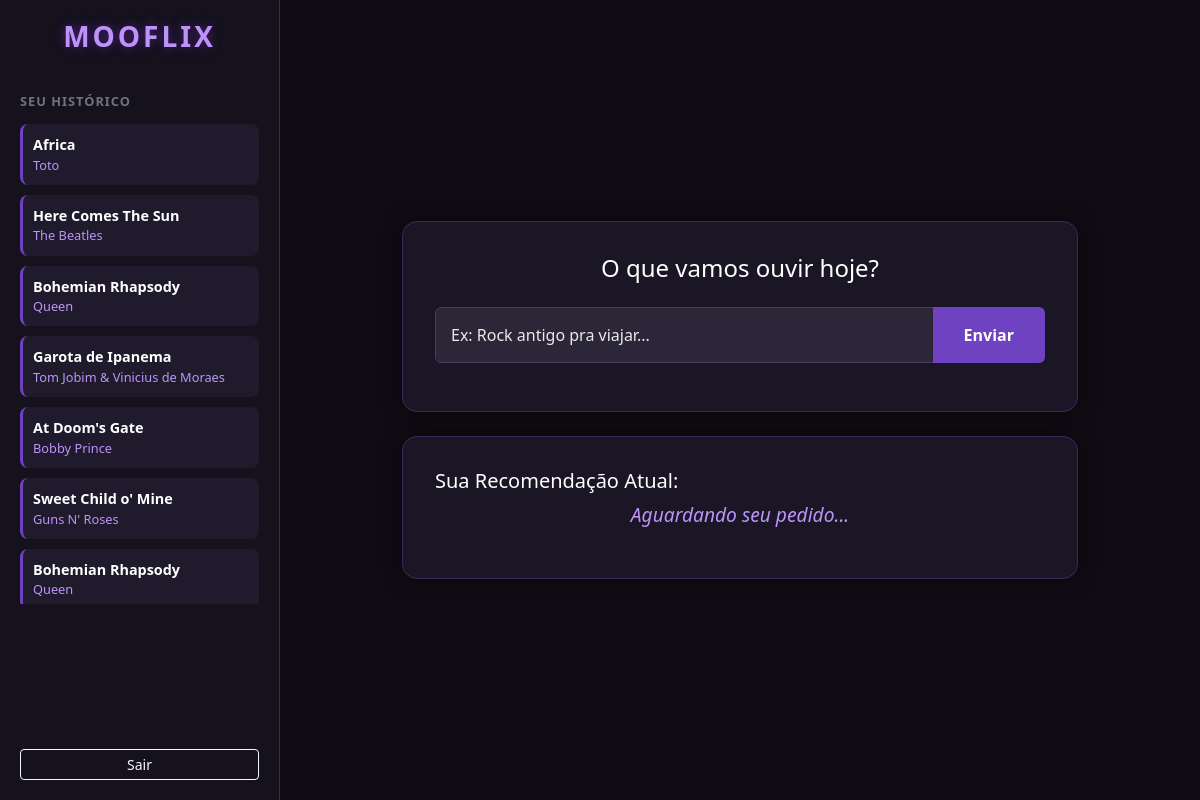
The app's page /dashboard (signed in) with its own data.
### tables this page shows
CREATE TABLE sugestoes (
    id INTEGER NOT NULL PRIMARY KEY AUTOINCREMENT,
    id_usuario INTEGER NOT NULL,
    nome_musica VARCHAR(200) NOT NULL,
    artista VARCHAR(200), 
    data_sugestao DATETIME DEFAULT CURRENT_TIMESTAMP,
    FOREIGN KEY (id_usuario) REFERENCES usuarios(id)
);

### main.py (the view, shortened to what this page needs)
@app.route('/dashboard', methods=['GET', 'POST'])
def dashboard():
    if 'id_usuario' not in session:
        return redirect(url_for('login'))
    sugestao_resposta = None
    id_logado = session['id_usuario']
    conn = get_db_connection()
    historico_db = conn.execute('SELECT * FROM sugestoes WHERE id_usuario = ? ORDER BY id DESC LIMIT 10', (id_logado,)).fetchall()
    conn.close()
    return render_template("Principal/principal.html", sugestao=sugestao_resposta, historico=historico_db)

### main.py (called while the page is built)
def get_db_connection():
    conn = sqlite3.connect('banco.db')
    conn.row_factory = sqlite3.Row
    return conn

### templates/Principal/principal.html (shortened to what this page needs)
<!DOCTYPE html>
<html lang="pt-br">
<head>
    <link href="https://cdn.jsdelivr.net/npm/bootstrap@5.3.3/dist/css/bootstrap.min.css" rel="stylesheet">
    <link rel="stylesheet" href="{{ url_for('static', filename='principal_estilo.css') }}">
</head>
<body>
    <div class="dashboard-wrapper">
        <nav class="sidebar">
            <div class="sidebar-header">
                <h3>MOOFLIX</h3>
            </div>
            <div class="history-section">
                <h6>SEU HISTÓRICO</h6>
                <ul>
                    {% for item in historico %}
                    <li>
                        <span class="music-name">{{ item['nome_musica'] }}</span>
                        <span class="artist-name">{{ item['artista'] }}</span>
                    </li>
                    {% else %}
                    <li style="color: #666;">Nada por aqui ainda...</li>
                    {% endfor %}
                </ul>
            </div>
            <div class="logout-section">
                <a href="/login" class="btn btn-outline-light btn-sm w-100">Sair</a>
            </div>
        </nav>
        <main class="main-content">
            <div class="container">
                <div class="row justify-content-center">
                    <div class="col-md-10">
                        <div class="card-custom mb-4">
                            <h4 class="text-center mb-4">O que vamos ouvir hoje?</h4>
                            <form action="/dashboard" method="POST">
                                <div class="input-group mb-3">
                                    <input type="text" name="gosto_usuario" class="form-control input-neon" placeholder="Ex: Rock antigo pra viajar..." required>
                                    <button class="btn btn-roxo" type="submit">Enviar</button>
                                </div>
                            </form>
                        </div>
                        <div class="response-box">
                            <h5 class="response-title">Sua Recomendação Atual:</h5>
                            <div class="response-content">
                                <p class="highlight-text">
                                    {{ sugestao if sugestao else "Aguardando seu pedido..." }}
                                </p>
                            </div>
                        </div>
                    </div>
                </div>
            </div>
        </main>
    </div>
</body>
</html>

### static/principal_estilo.css (style rules this page uses)
body { background-color: #0f0c13; color: #ffffff; font-family: 'Segoe UI', sans-serif; margin: 0; overflow-x: hidden; }
.dashboard-wrapper { display: flex; min-height: 100vh; }
.sidebar { width: 280px; background-color: #15121e; border-right: 1px solid #3c2a5c; padding: 20px; display: flex; flex-direction: column; position: fixed; height: 100vh; }
.sidebar-header h3 { color: #bd93f9; font-weight: bold; letter-spacing: 3px; text-align: center; margin-bottom: 40px; text-shadow: 0 0 10px rgba(138, 43, 226, 0.5); }
.history-section h6 { color: #6c757d; font-size: 0.8rem; font-weight: bold; letter-spacing: 1px; margin-bottom: 15px; }
.history-section ul { list-style: none; padding: 0; overflow-y: auto; max-height: 60vh; }
.history-section li { background-color: #1f1b2d; margin-bottom: 10px; padding: 10px; border-radius: 8px; border-left: 3px solid #6f42c1; font-size: 0.9rem; }
.music-name { display: block; font-weight: bold; color: #fff; }
.artist-name { display: block; font-size: 0.8rem; color: #bd93f9; }
.logout-section { margin-top: auto; }
.main-content { flex: 1; margin-left: 280px; padding: 40px; display: flex; align-items: center; }
.card-custom, .response-box { background-color: #1a1625; border: 1px solid #3c2a5c; border-radius: 15px; padding: 2rem; box-shadow: 0 0 20px rgba(0,0,0,0.5); }
.input-neon { background-color: #2b2638 !important; border: 1px solid #483d63; color: #fff !important; padding: 15px; }
.input-neon::placeholder { color: #ffffff !important; opacity: 0.9; }
.btn-roxo { background-color: #6f42c1; color: white; font-weight: bold; padding: 0 30px; }
.highlight-text { font-size: 1.2rem; color: #bd93f9; font-style: italic; text-align: center; }

### records on screen
sugestoes: nome_musica "Africa", artista "Toto"
sugestoes: nome_musica "Here Comes The Sun", artista "The Beatles"
sugestoes: nome_musica "Bohemian Rhapsody", artista "Queen"
sugestoes: nome_musica "Garota de Ipanema", artista "Tom Jobim & Vinicius de Moraes"
sugestoes: nome_musica "At Doom's Gate", artista "Bobby Prince"
sugestoes: nome_musica "Sweet Child o' Mine", artista "Guns N' Roses"
sugestoes: nome_musica "Bohemian Rhapsody", artista "Queen"

### other values on screen
{{ sugestao if sugestao else "Aguardando seu pedido..." }} "Aguardando seu pedido..."
